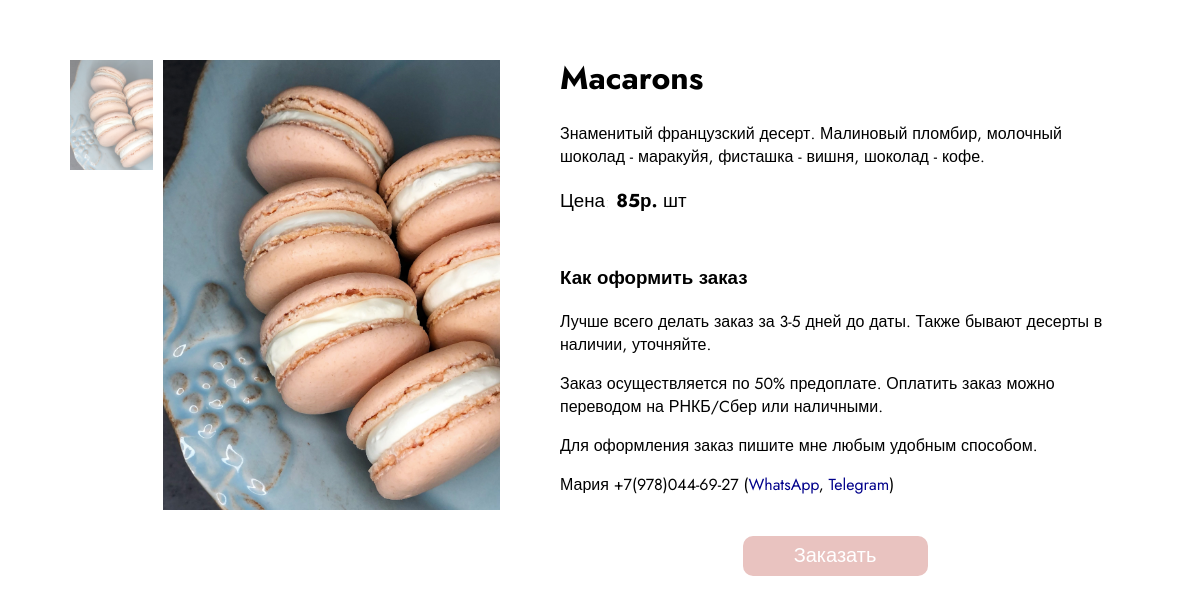
The app's page /products/15, older data.
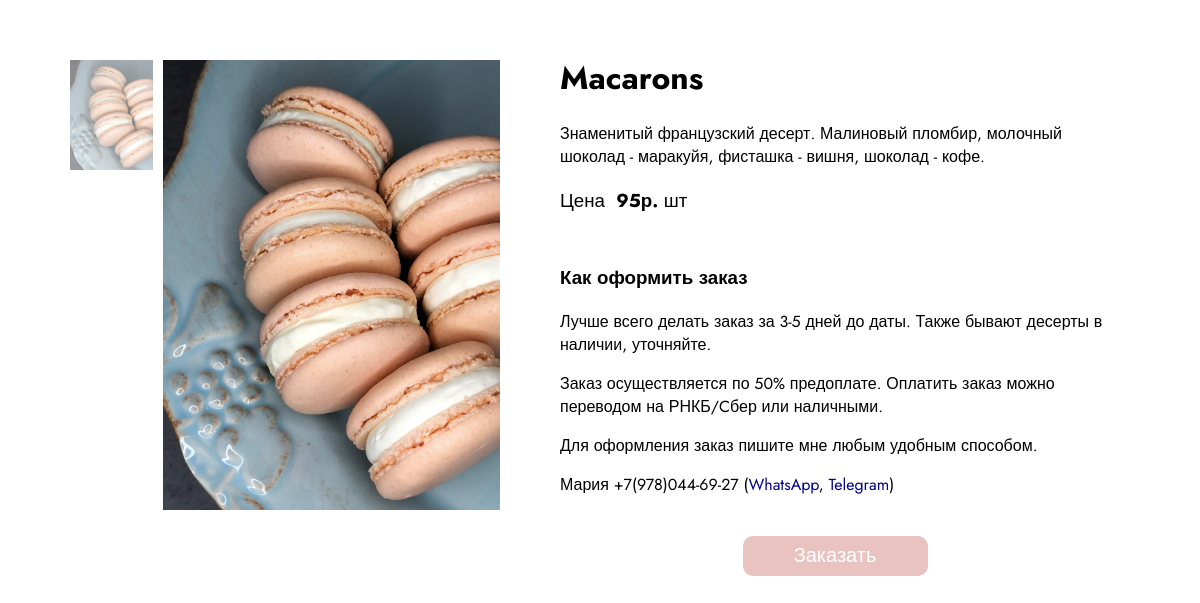
The same page, newer data.
### ICY/models.py (models this page shows, shortened)
class Images(models.Model):
    name = models.CharField(max_length=64)
    photo = models.ImageField(upload_to='uploads/')
    default = models.BooleanField(default=False)
    product = models.ForeignKey(Product, on_delete=models.CASCADE)

class Product(models.Model):
    name = models.CharField(max_length=64)
    category = models.CharField(max_length=2, choices=CATEGORIES, default='BC', verbose_name="Категория")
    description = models.TextField(max_length=512)
    price = models.IntegerField()

### ICY/views.py (the view)
# urls.py: path('products/<int:pk>', cache_page(60)(ProductView.as_view()), name='product'),
class ProductView(DetailView):
    queryset = Product.objects.all()
    template_name = 'product.html'
    def get_context_data(self, **kwargs):
        context = super(ProductView, self).get_context_data(**kwargs)
        context['images'] = Images.objects.all()
        return context

### ICY/templates/product.html (shortened to what this page needs)
<!DOCTYPE html> {% load static %}
<html>
<head>
    <link rel="stylesheet" type="text/css" href="{% static 'css/index.css' %}">
</head>
<body>
    <div class="product">
        <div class="images">
            <div class="products-gallery">
                {% for image in images %} {% if image.product == product %}
                <div class="product-img">
                    <img src="{{ image.photo.url }}" alt="image" onclick="myImageFunction(this)">
                </div>
                {% endif %} {% endfor %}
            </div>
            <div class="image-container">
                {% for image in images %} {% if image.product == product and image.default %}
                <img id="img-box" src="{{ image.photo.url }}" alt="image"> {% endif %} {% endfor %}
            </div>
        </div>
        <div class="additional">
            <h1>{{ product.name }}</h1>
            <p>{{ product.description }}.</p>
            {% if product.category == 'DS' %}
            <h3><span class="units">Цена: </span> {{ product.price }}р. <span class="units">шт</span></h3>
            {% else %}
            <h3><span class="units">Цена: </span> {{ product.price }}р. <span class="units">кг</span></h3>
            {% endif %}
            <div class="order">
                <h3>Как оформить заказ</h3>
                <p>Лучше всего делать заказ за 3-5 дней до даты. Также бывают десерты в наличии, уточняйте.</p>
                <p>Заказ осуществляется по 50% предоплате. Оплатить заказ можно переводом на РНКБ/Cбер или наличными. </p>
                <p>Для оформления заказ пишите мне любым удобным способом.</p>
                <p>Мария +7(978)044-69-27 (<a href="https://wa.me/+79780446927">WhatsApp</a>, <a href="https://t.me/MaryGutnik">Telegram</a>)</p>
                <div class="order-button">
                    <a href="https://wa.me/+79780446927">Заказать</a>
                </div>
            </div>
        </div>
    </div>
</body>
</html>

### static/css/index.css (style rules this page uses)
html, body { margin: 0; padding: 0; font-family: 'Jost', Helvetica, Arial, sans-serif; }

### static/css/body.css (style rules this page uses)
.units { font-weight: 100; }

### static/css/product.css (style rules this page uses)
.product { margin: 50px; display: flex; flex-direction: row; justify-content: space-around; }
.products-gallery { display: flex; flex-direction: column; }
.products-gallery img { --height: 110px; height: var(--height); width: calc(var(--height)*0.75); object-fit: cover; margin: 10px 0; cursor: pointer; display: block; opacity: .5; }
.images { display: flex; flex-direction: row; justify-content: center; }
.image-container img { --height: 450px; height: var(--height); width: calc(var(--height)*0.75); object-fit: cover; transition: transform 1s; }
.image-container { padding: 10px; }
.additional { margin: 0px 20px 0px 10px; width: 50%; }
.additional h1 { margin-top: 5px; }
.order { margin-top: 50px; }
.order a { text-decoration: none; color: darkblue; }
.order-button { margin-top: 40px; display: flex; justify-content: center; }
.order-button a { width: 30%; padding: 10px; font-size: 20px; border-radius: 10px; text-decoration: none; text-align: center; line-height: 20px; display: flex; align-items: center; justify-content: center; background-color: #e9c3c0; color: white; }

Row changes from the older to the newer data that the page shows:
changed Product "Macarons": price "85" → "95"
